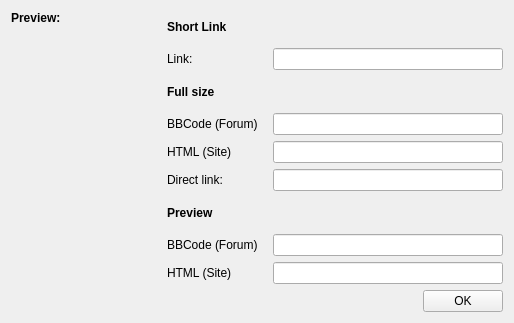
<?xml version="1.0" encoding="UTF-8"?>
<ui version="4.0">
 <class>ImageShackUploader</class>
 <widget class="QWidget" name="ImageShackUploader">
  <property name="geometry">
   <rect>
    <x>0</x>
    <y>0</y>
    <width>514</width>
    <height>323</height>
   </rect>
  </property>
  <property name="windowTitle">
   <string>QImageViewer - Image Shack Uploader</string>
  </property>
  <property name="windowIcon">
   <iconset resource="resources.qrc">
    <normaloff>:/res/imageshack.png</normaloff>:/res/imageshack.png</iconset>
  </property>
  <layout class="QHBoxLayout" name="horizontalLayout_8">
   <item>
    <layout class="QVBoxLayout" name="verticalLayout">
     <item>
      <widget class="QLabel" name="label_11">
       <property name="font">
        <font>
         <weight>75</weight>
         <bold>true</bold>
        </font>
       </property>
       <property name="text">
        <string>Preview:</string>
       </property>
      </widget>
     </item>
     <item>
      <widget class="QLabel" name="previewLabel">
       <property name="minimumSize">
        <size>
         <width>150</width>
         <height>150</height>
        </size>
       </property>
       <property name="maximumSize">
        <size>
         <width>150</width>
         <height>150</height>
        </size>
       </property>
       <property name="text">
        <string/>
       </property>
      </widget>
     </item>
     <item>
      <spacer name="verticalSpacer">
       <property name="orientation">
        <enum>Qt::Vertical</enum>
       </property>
       <property name="sizeHint" stdset="0">
        <size>
         <width>20</width>
         <height>40</height>
        </size>
       </property>
      </spacer>
     </item>
    </layout>
   </item>
   <item>
    <layout class="QVBoxLayout" name="verticalLayout_2">
     <item>
      <widget class="QLabel" name="label_2">
       <property name="font">
        <font>
         <weight>75</weight>
         <bold>true</bold>
        </font>
       </property>
       <property name="text">
        <string>Short Link</string>
       </property>
      </widget>
     </item>
     <item>
      <layout class="QHBoxLayout" name="horizontalLayout">
       <item>
        <widget class="QLabel" name="label_5">
         <property name="minimumSize">
          <size>
           <width>100</width>
           <height>0</height>
          </size>
         </property>
         <property name="text">
          <string>Link:</string>
         </property>
        </widget>
       </item>
       <item>
        <widget class="QLineEdit" name="linkLineEdit">
         <property name="readOnly">
          <bool>true</bool>
         </property>
        </widget>
       </item>
      </layout>
     </item>
     <item>
      <widget class="QLabel" name="label_3">
       <property name="font">
        <font>
         <weight>75</weight>
         <bold>true</bold>
        </font>
       </property>
       <property name="text">
        <string>Full size</string>
       </property>
      </widget>
     </item>
     <item>
      <layout class="QHBoxLayout" name="horizontalLayout_2">
       <item>
        <widget class="QLabel" name="label_4">
         <property name="minimumSize">
          <size>
           <width>100</width>
           <height>0</height>
          </size>
         </property>
         <property name="text">
          <string>BBCode (Forum)</string>
         </property>
        </widget>
       </item>
       <item>
        <widget class="QLineEdit" name="fullForumsLineEdit">
         <property name="readOnly">
          <bool>true</bool>
         </property>
        </widget>
       </item>
      </layout>
     </item>
     <item>
      <layout class="QHBoxLayout" name="horizontalLayout_3">
       <item>
        <widget class="QLabel" name="label_6">
         <property name="minimumSize">
          <size>
           <width>100</width>
           <height>0</height>
          </size>
         </property>
         <property name="text">
          <string>HTML (Site)</string>
         </property>
        </widget>
       </item>
       <item>
        <widget class="QLineEdit" name="fullSitesLineEdit">
         <property name="readOnly">
          <bool>true</bool>
         </property>
        </widget>
       </item>
      </layout>
     </item>
     <item>
      <layout class="QHBoxLayout" name="horizontalLayout_4">
       <item>
        <widget class="QLabel" name="label_7">
         <property name="minimumSize">
          <size>
           <width>100</width>
           <height>0</height>
          </size>
         </property>
         <property name="text">
          <string>Direct link:</string>
         </property>
        </widget>
       </item>
       <item>
        <widget class="QLineEdit" name="fullDirectLineEdit">
         <property name="readOnly">
          <bool>true</bool>
         </property>
        </widget>
       </item>
      </layout>
     </item>
     <item>
      <widget class="QLabel" name="label_8">
       <property name="font">
        <font>
         <weight>75</weight>
         <bold>true</bold>
        </font>
       </property>
       <property name="text">
        <string>Preview</string>
       </property>
      </widget>
     </item>
     <item>
      <layout class="QHBoxLayout" name="horizontalLayout_5">
       <item>
        <widget class="QLabel" name="label_9">
         <property name="minimumSize">
          <size>
           <width>100</width>
           <height>0</height>
          </size>
         </property>
         <property name="text">
          <string>BBCode (Forum)</string>
         </property>
        </widget>
       </item>
       <item>
        <widget class="QLineEdit" name="thumbForumsLineEdit">
         <property name="readOnly">
          <bool>true</bool>
         </property>
        </widget>
       </item>
      </layout>
     </item>
     <item>
      <layout class="QHBoxLayout" name="horizontalLayout_6">
       <item>
        <widget class="QLabel" name="label_10">
         <property name="minimumSize">
          <size>
           <width>100</width>
           <height>0</height>
          </size>
         </property>
         <property name="text">
          <string>HTML (Site)</string>
         </property>
        </widget>
       </item>
       <item>
        <widget class="QLineEdit" name="thumbsSitesLineEdit">
         <property name="readOnly">
          <bool>true</bool>
         </property>
        </widget>
       </item>
      </layout>
     </item>
     <item>
      <layout class="QHBoxLayout" name="horizontalLayout_7">
       <item>
        <spacer name="horizontalSpacer">
         <property name="orientation">
          <enum>Qt::Horizontal</enum>
         </property>
         <property name="sizeHint" stdset="0">
          <size>
           <width>40</width>
           <height>20</height>
          </size>
         </property>
        </spacer>
       </item>
       <item>
        <widget class="QPushButton" name="pushButton">
         <property name="text">
          <string>OK</string>
         </property>
        </widget>
       </item>
      </layout>
     </item>
    </layout>
   </item>
  </layout>
 </widget>
 <resources>
  <include location="resources.qrc"/>
 </resources>
 <connections/>
</ui>
